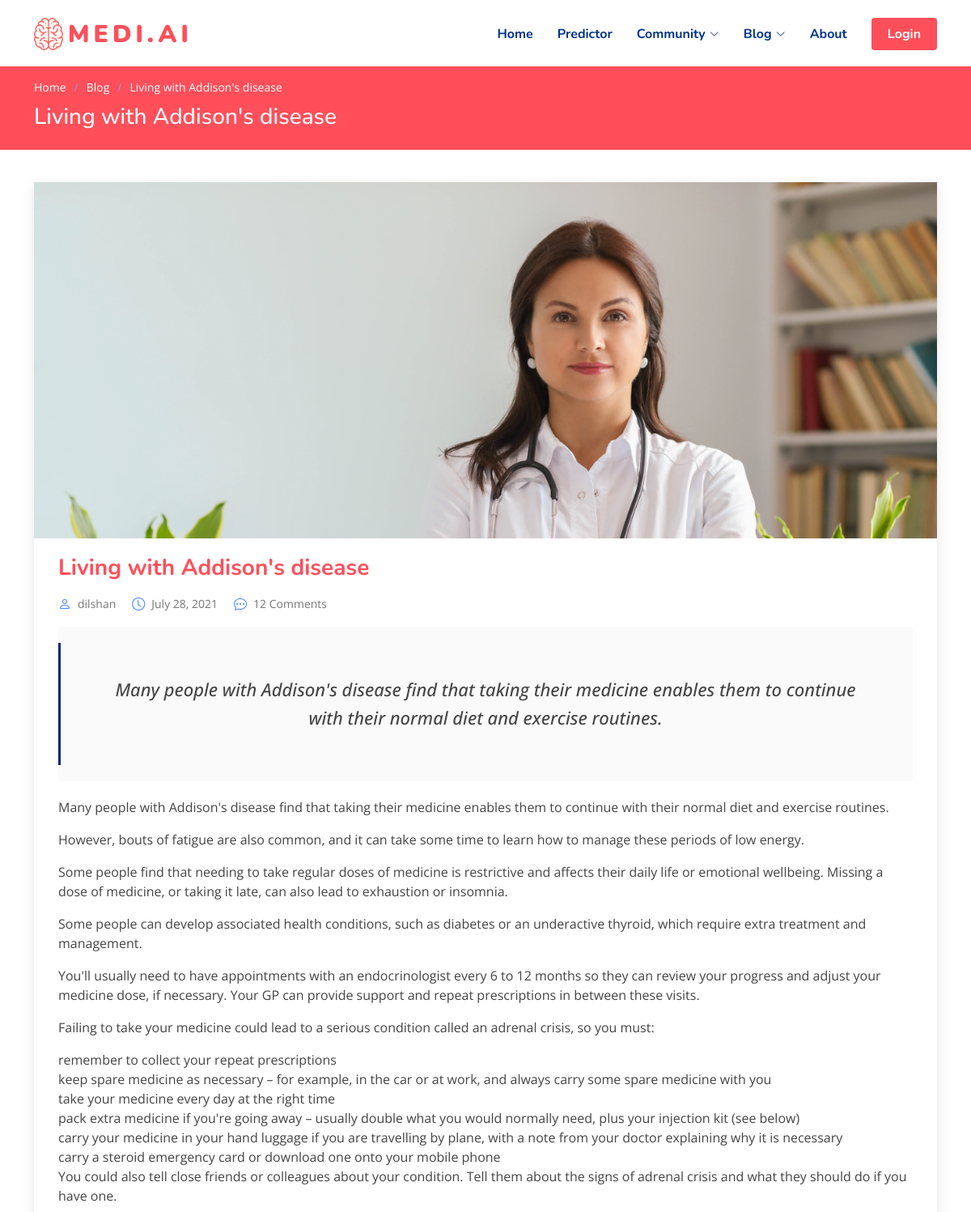
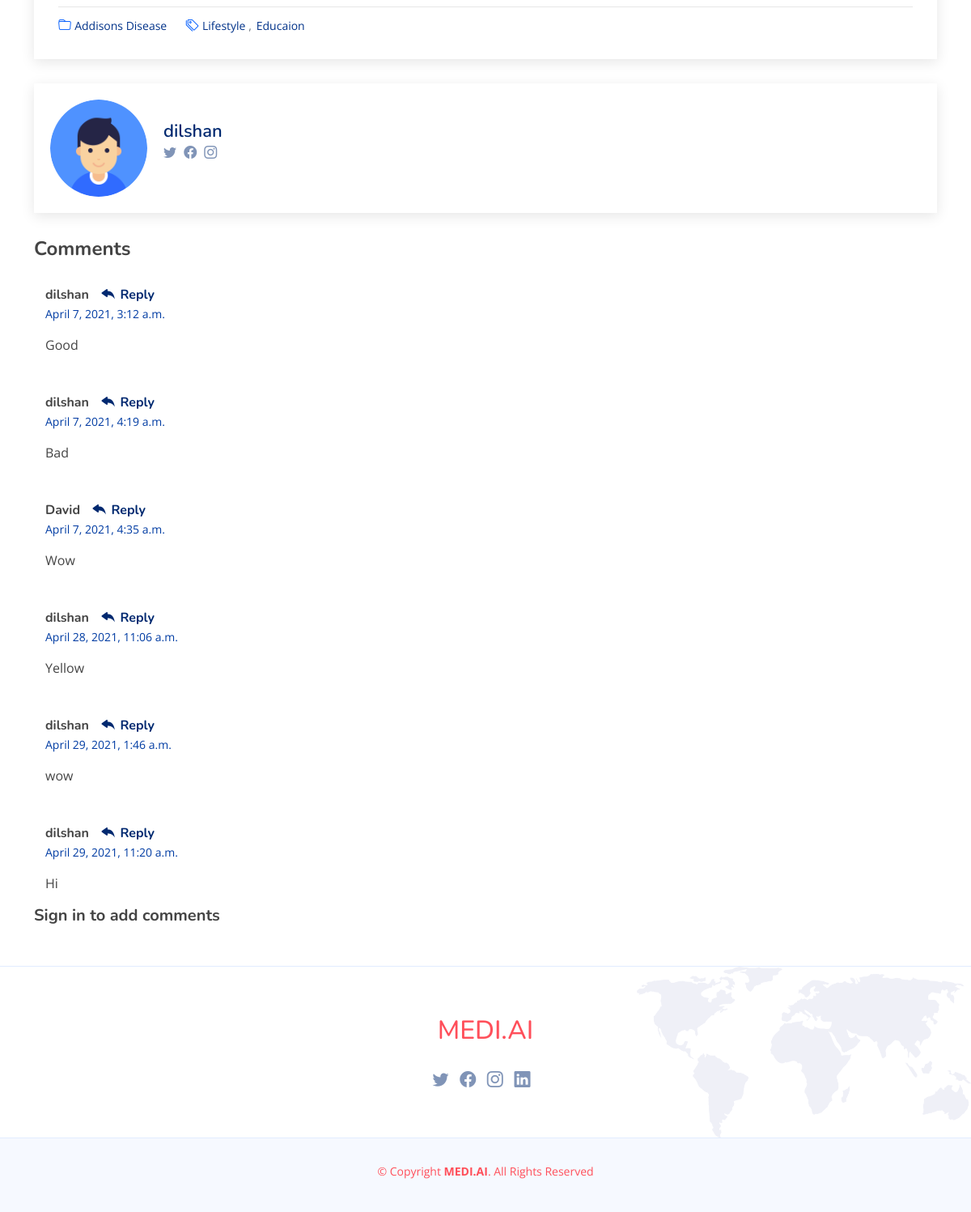
The app's page /blog/post/2/ with its own data (2 pictures, top to bottom).
### blog/models.py (models this page shows, shortened)
class Post(models.Model):
    author = models.ForeignKey(
        settings.AUTH_USER_MODEL, on_delete=models.CASCADE)
    title = models.CharField(max_length=100)
    brief = models.TextField(max_length=500,default="")
    content = models.TextField()
    liked = models.ManyToManyField(
        settings.AUTH_USER_MODEL, blank=True, related_name='liked')
    date_posted = models.DateTimeField(default=timezone.now)
    pic = models.ImageField(upload_to='photos/%Y/%m/%d/', default='photos\2021\04\06\01.png')
    objects = PostManager()
    class Meta:
        ordering = ('-date_posted', )

class Comment(models.Model):
    post = models.ForeignKey(
        Post, related_name='comments', on_delete=models.CASCADE)
    author = models.ForeignKey(
        settings.AUTH_USER_MODEL, on_delete=models.CASCADE)
    text = models.TextField()
    created_date = models.DateTimeField(default=timezone.now)
    approved_comment = models.BooleanField(default=True)

### blog/views.py (the view)
# urls.py: path('post/<int:pk>/', PostDetailView.as_view(), name='post_detail'),
class PostDetailView(DetailView):
    model = Post

### templates/blog/post_detail.html (shortened to what this page needs)
{% extends 'base.html' %}
{% load static %}
{% block content %}
{% load crispy_forms_tags %}
<main id="main">
  <section class="breadcrumbs">
    <div class="container">
      <ol>
        <li><a href="index.html">Home</a></li>
        <li><a href="blog.html">Blog</a></li>
        <li>{{object.title}}</li>
      </ol>
      <h2>{{object.title}}</h2>
    </div>
  </section>
  <section id="blog" class="blog">
    <div class="container" data-aos="fade-up">
      <div class="row">
        <div class="col-lg-12 entries">
          <article class="entry entry-single">
            <div class="entry-img">
              <img src="{{object.pic.url}}" alt="" class="img-fluid">
            </div>
            <h2 class="entry-title">
              <a href="blog-single.html">{{object.title}}</a>
            </h2>
            <div class="entry-meta">
              <ul>
                <li class="d-flex align-items-center"><i class="bi bi-person"></i> <a href="{% url 'user_posts' object.author.username %}">{{ object.author }}</a></li>
                <li class="d-flex align-items-center"><i class="bi bi-clock"></i> <a href="#"><time datetime="2020-01-01">{{ object.date_posted|date:"F d, Y" }}</time></a></li>
                <li class="d-flex align-items-center"><i class="bi bi-chat-dots"></i> <a href="#">12 Comments</a></li>
              </ul>
            </div>
            <div class="entry-content">
              <blockquote>
                <p>
{{ object.brief|safe|linebreaks }}                </p>
              </blockquote>
              <p>
                {{ object.content|safe|linebreaks }}
              </p>
            </div>
            <div class="entry-footer">
              <i class="bi bi-folder"></i>
              <ul class="cats">
                <li><a href="#">Addisons Disease </a></li>
              </ul>
              <i class="bi bi-tags"></i>
              <ul class="tags">
                <li><a href="#">Lifestyle</a></li>
                <li><a href="#">Educaion</a></li>
              </ul>
            </div>
          </article>
          <div class="blog-author d-flex align-items-center">
            <img src="{% static 'assets/img/blog/user.png' %}" class="rounded-circle float-left" alt="">
            <div>
              <h4>{{ object.author }}</h4>
              <div class="social-links">
                <a href="https://twitters.com/#"><i class="bi bi-twitter"></i></a>
                <a href="https://facebook.com/#"><i class="bi bi-facebook"></i></a>
                <a href="https://instagram.com/#"><i class="biu bi-instagram"></i></a>
              </div>
            </div>
          </div>
          <div class="blog-comments">
            <h4 class="comments-count">Comments</h4>
            {% for comment in post.comments.all %}
            {% if comment.approved_comment %}
            <div id="comment-1" class="comment">
              <div class="d-flex">
                <div>
                  <h5><a href="">{{ comment.author }}</a> <a href="#" class="reply"><i class="bi bi-reply-fill"></i> Reply</a></h5>
                  <time datetime="2020-01-01">{{ comment.created_date }}</time>
                  <p>
                    {{ comment.text|linebreaks }}
                  </p>
                </div>
              </div>
            </div>
            {% else %}
            <div class="alert alert-secondary" role="alert">
              No Comment has been posted.
            </div>
            {% endif %}
            {% endfor %}
            {% if user.is_authenticated %}
            <div class="reply-form">
              <h4>Leave a Comment</h4>
              <form method="POST" action="{% url 'add_comment' object.id %}">
                {% csrf_token %}
                <div class="row">
                  <div class="col form-group">
                    <input type="hidden" name="user_id" value="{{user.id}}">
                    <textarea  class="form-control"  name="text" rows="3" required placeholder="Your Comment"></textarea>
                  </div>
                </div>
                <button type="submit" class="btn btn-primary">Post </button>
              </form>
            </div>
            {% else %}
            <h5 class="comments-count">Sign in to add comments</h5>
            {% endif %}
          </div>
        </div>
      </div>
    </div>
  </section>
</main>
{% endblock %}

### dspredictor/static/assets/css/style.css (style rules this page uses)
:root { scroll-behavior: smooth; }
body { font-family: "Open Sans", sans-serif; color: #444444; }
a { color: #ff4f5a; text-decoration: none; }
h1, h2, h3, h4, h5, h6 { font-family: "Nunito", sans-serif; }
section { padding: 60px 0; overflow: hidden; }
.breadcrumbs { padding: 15px 0; background: #ff4f5a; min-height: 40px; margin-top: 82px; color: #fff; }
.breadcrumbs h2 { font-size: 28px; font-weight: 500; }
.breadcrumbs ol { display: flex; flex-wrap: wrap; list-style: none; padding: 0 0 10px 0; margin: 0; font-size: 14px; }
.breadcrumbs ol a { color: #fff; transition: 0.3s; }
.breadcrumbs ol li + li { padding-left: 10px; }
.breadcrumbs ol li + li::before { display: inline-block; padding-right: 10px; color: #8894f6; content: "/"; }
.blog { padding: 40px 0 20px 0; }
.blog .entry { padding: 30px; margin-bottom: 60px; box-shadow: 0 4px 16px rgba(0, 0, 0, 0.1); }
.blog .entry .entry-img { max-height: 440px; margin: -30px -30px 20px -30px; overflow: hidden; }
.blog .entry .entry-title { font-size: 28px; font-weight: bold; padding: 0; margin: 0 0 20px 0; }
.blog .entry .entry-title a { color: #ff4f5a; transition: 0.3s; }
.blog .entry .entry-meta { margin-bottom: 15px; color: #4084fd; }
.blog .entry .entry-meta ul { display: flex; flex-wrap: wrap; list-style: none; align-items: center; padding: 0; margin: 0; }
.blog .entry .entry-meta ul li + li { padding-left: 20px; }
.blog .entry .entry-meta i { font-size: 16px; margin-right: 8px; line-height: 0; }
.blog .entry .entry-meta a { color: #777777; font-size: 14px; display: inline-block; line-height: 1; }
.blog .entry .entry-content p { line-height: 24px; }
.blog .entry .entry-content blockquote { overflow: hidden; background-color: #fafafa; padding: 60px; position: relative; text-align: center; margin: 20px 0; }
.blog .entry .entry-content blockquote p { color: #444444; line-height: 1.6; margin-bottom: 0; font-style: italic; font-weight: 500; font-size: 22px; }
.blog .entry .entry-content blockquote::after { content: ''; position: absolute; left: 0; top: 0; bottom: 0; width: 3px; background-color: #012970; margin-top: 20px; margin-bottom: 20px; }
.blog .entry .entry-footer { padding-top: 10px; border-top: 1px solid #e6e6e6; }
.blog .entry .entry-footer i { color: #0d64fd; display: inline; }
.blog .entry .entry-footer a { color: #013289; transition: 0.3s; }
.blog .entry .entry-footer .cats { list-style: none; display: inline; padding: 0 20px 0 0; font-size: 14px; }
.blog .entry .entry-footer .cats li { display: inline-block; }
.blog .entry .entry-footer .tags { list-style: none; display: inline; padding: 0; font-size: 14px; }
.blog .entry .entry-footer .tags li { display: inline-block; }
.blog .entry .entry-footer .tags li + li::before { padding-right: 6px; color: #6c757d; content: ","; }
.blog .entry-single { margin-bottom: 30px; }
.blog .blog-author { padding: 20px; margin-bottom: 30px; box-shadow: 0 4px 16px rgba(0, 0, 0, 0.1); }
.blog .blog-author img { width: 120px; margin-right: 20px; }
.blog .blog-author h4 { font-weight: 600; font-size: 22px; margin-bottom: 0px; padding: 0; color: #012970; }
.blog .blog-author .social-links { margin: 0 10px 10px 0; }
.blog .blog-author .social-links a { color: rgba(1, 41, 112, 0.5); margin-right: 5px; }
.blog .blog-comments { margin-bottom: 30px; }
.blog .blog-comments .comments-count { font-weight: bold; }
.blog .blog-comments .comment { margin-top: 30px; position: relative; }
.blog .blog-comments .comment h5 { font-size: 16px; margin-bottom: 2px; }
.blog .blog-comments .comment h5 a { font-weight: bold; color: #444444; transition: 0.3s; }
.blog .blog-comments .comment h5 .reply { padding-left: 10px; color: #012970; }
.blog .blog-comments .comment h5 .reply i { font-size: 20px; }
.blog .blog-comments .comment time { display: block; font-size: 14px; color: #013ca3; margin-bottom: 5px; }

### records on screen
Post: title "Living with Addison's disease", pic (picture), author "dilshan", date_posted "July 28, 2021", brief "Many people with Addison's disease find that taking their medicine enables them to continue with their normal diet and exercise routines.", content "Many people with Addison's disease find that taking their medicine enables them to continue with their normal diet and exercise routines. However, bouts of fatigue are also common, and it can take some time to learn how to manage these periods of low energy. Some people find that needing to take regular doses of medicine is restrictive and affects their daily life or emotional wellbeing. Missing a dose of medicine, or taking it late, can also lead to exhaustion or insomnia. Some people can develop associated health conditions, such as diabetes or an underactive thyroid, which require extra treatment and management. You'll usually need to have appointments with an endocrinologist every 6 to…"
Comment: author "dilshan", created_date "April 7, 2021, 3:12 a.m.", text "Good"
Comment: author "dilshan", created_date "April 7, 2021, 4:19 a.m.", text "Bad"
Comment: author "David", created_date "April 7, 2021, 4:35 a.m.", text "Wow"
Comment: author "dilshan", created_date "April 28, 2021, 11:06 a.m.", text "Yellow"
Comment: author "dilshan", created_date "April 29, 2021, 1:46 a.m.", text "wow"
Comment: author "dilshan", created_date "April 29, 2021, 11:20 a.m.", text "Hi"
